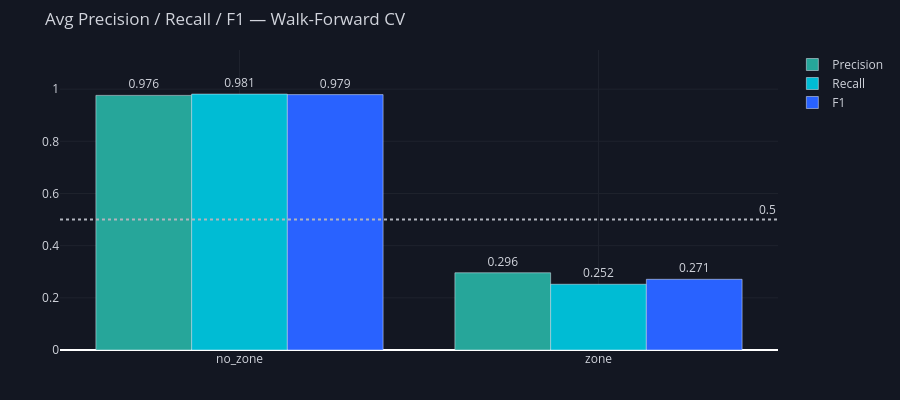

Source (notebook cell):
### Code cell
# ── 2.2  Avg P / R / F1 per class ───────────────────────────────────────────
avg_cls = cv_df.groupby('class')[['precision','recall','f1']].mean().round(3)

fig = go.Figure()
for metric, color in [('precision', WIN_COLOR), ('recall', '#00bcd4'), ('f1', ACCENT)]:
    fig.add_trace(go.Bar(
        name=metric.capitalize(),
        x=avg_cls.index,
        y=avg_cls[metric],
        marker_color=color,
        text=[f'{v:.3f}' for v in avg_cls[metric]],
        textposition='outside',
    ))

fig.add_hline(y=0.5, line_dash='dot', line_color=NEUTRAL, annotation_text='0.5')
fig.update_layout(dark_layout(
    title='Avg Precision / Recall / F1 — Walk-Forward CV',
    height=400, barmode='group',
    yaxis=dict(range=[0, 1.15], gridcolor=GRID_COLOR),
))
fig.show()

### Figure 1 — Plotly figure (JSON) as saved in the notebook; plotly's stock layout.template omitted (floating-point values rounded to 4 significant figures)
{"data": [{"marker": {"color": "#26a69a"}, "name": "Precision", "text": ["0.976", "0.296"], "textposition": "outside", "type": "bar", "x": ["no_zone", "zone"], "y": [0.976, 0.296]}, {"marker": {"color": "#00bcd4"}, "name": "Recall", "text": ["0.981", "0.252"], "textposition": "outside", "type": "bar", "x": ["no_zone", "zone"], "y": [0.981, 0.252]}, {"marker": {"color": "#2962ff"}, "name": "F1", "text": ["0.979", "0.271"], "textposition": "outside", "type": "bar", "x": ["no_zone", "zone"], "y": [0.979, 0.271]}], "layout": {"annotations": [{"showarrow": false, "text": "0.5", "x": 1, "xanchor": "right", "xref": "x domain", "y": 0.5, "yanchor": "bottom", "yref": "y"}], "barmode": "group", "font": {"color": "#d1d4dc", "size": 12}, "height": 400, "legend": {"bgcolor": "rgba(0,0,0,0)"}, "margin": {"b": 50, "l": 60, "r": 20, "t": 50}, "paper_bgcolor": "#131722", "plot_bgcolor": "#131722", "shapes": [{"line": {"color": "#b2b5be", "dash": "dot"}, "type": "line", "x0": 0, "x1": 1, "xref": "x domain", "y0": 0.5, "y1": 0.5, "yref": "y"}], "title": {"text": "Avg Precision / Recall / F1 — Walk-Forward CV"}, "xaxis": {"gridcolor": "#1e222d", "zeroline": false}, "yaxis": {"gridcolor": "#1e222d", "range": [0, 1.15]}}}
